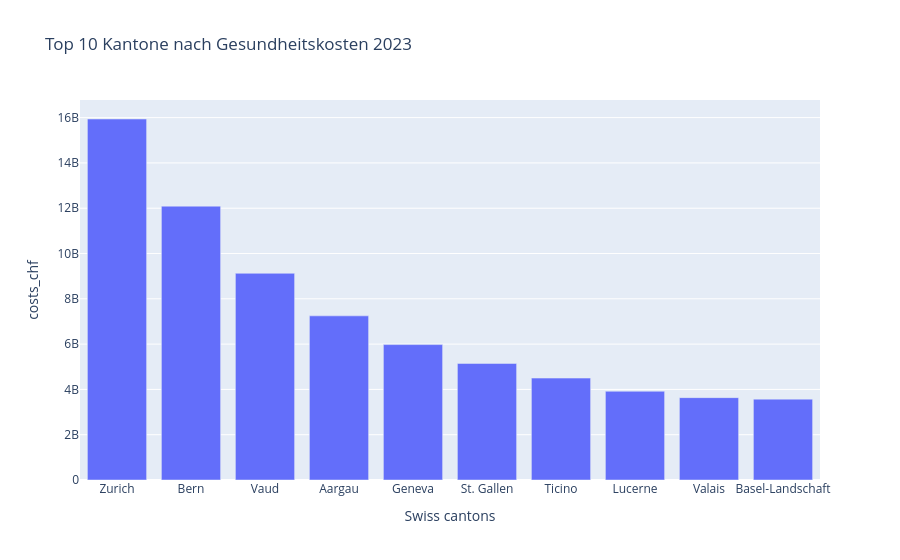

The notebook cell this image was saved under:
### Code cell
df_costs_canton_total = df_costs_processed[
    (df_costs_processed["Age groups"] == "Total") &
    (df_costs_processed["Swiss cantons"] != "Total")
].copy()

latest_canton_year = int(df_costs_canton_total["TIME_PERIOD"].max())

df_costs_canton_latest = (
    df_costs_canton_total[df_costs_canton_total["TIME_PERIOD"] == latest_canton_year]
    .sort_values("costs_chf", ascending=False)
)

px.bar(
    df_costs_canton_latest.head(10),
    x="Swiss cantons",
    y="costs_chf",
    title=f"Top 10 Kantone nach Gesundheitskosten {latest_canton_year}",
)

### Figure 1 — Plotly figure (JSON) as saved in the notebook; plotly's stock layout.template omitted (floating-point values rounded to 4 significant figures)
{"data": [{"hovertemplate": "Swiss cantons=%{x}<br>costs_chf=%{y}<extra></extra>", "legendgroup": "", "marker": {"color": "#636efa", "pattern": {"shape": ""}}, "name": "", "orientation": "v", "showlegend": false, "textposition": "auto", "type": "bar", "x": ["Zurich", "Bern", "Vaud", "Aargau", "Geneva", "St. Gallen", "Ticino", "Lucerne", "Valais", "Basel-Landschaft"], "xaxis": "x", "y": [15940000000.0, 12090000000.0, 9126000000.0, 7247000000.0, 5979000000.0, 5146000000.0, 4500000000.0, 3919000000.0, 3636000000.0, 3570000000.0], "yaxis": "y"}], "layout": {"barmode": "relative", "legend": {"tracegroupgap": 0}, "title": {"text": "Top 10 Kantone nach Gesundheitskosten 2023"}, "xaxis": {"anchor": "y", "domain": [0, 1], "title": {"text": "Swiss cantons"}}, "yaxis": {"anchor": "x", "domain": [0, 1], "title": {"text": "costs_chf"}}}}
